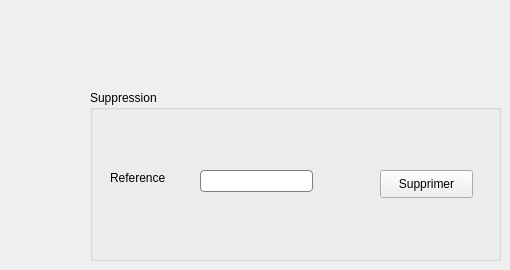
        <widget class="QWidget" name="tab_21">
         <attribute name="title">
          <string>Supprimer billets</string>
         </attribute>
         <widget class="QGroupBox" name="groupBox_11">
          <property name="geometry">
           <rect>
            <x>90</x>
            <y>90</y>
            <width>411</width>
            <height>171</height>
           </rect>
          </property>
          <property name="title">
           <string>Suppression</string>
          </property>
          <widget class="QLabel" name="label_44">
           <property name="geometry">
            <rect>
             <x>20</x>
             <y>80</y>
             <width>71</width>
             <height>16</height>
            </rect>
           </property>
           <property name="text">
            <string>Reference</string>
           </property>
          </widget>
          <widget class="QLineEdit" name="ref_supp">
           <property name="geometry">
            <rect>
             <x>110</x>
             <y>80</y>
             <width>113</width>
             <height>22</height>
            </rect>
           </property>
           <property name="styleSheet">
            <string notr="true">QLineEdit {
padding: 1px;
border-style: solid;
border: 1px solid grey;
background:white;
border-radius: 4px;
}</string>
           </property>
          </widget>
          <widget class="QPushButton" name="supprimer_billet">
           <property name="geometry">
            <rect>
             <x>290</x>
             <y>80</y>
             <width>93</width>
             <height>28</height>
            </rect>
           </property>
           <property name="text">
            <string>Supprimer</string>
           </property>
          </widget>
         </widget>
        </widget>
